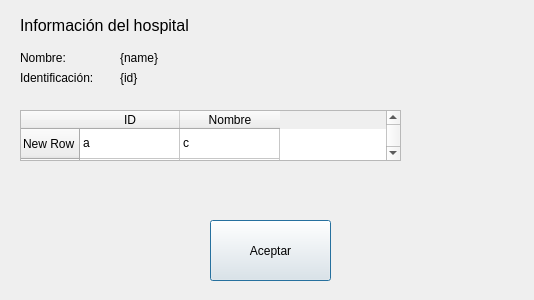
<?xml version="1.0" encoding="UTF-8"?>
<ui version="4.0">
 <class>Dialog</class>
 <widget class="QDialog" name="Dialog">
  <property name="geometry">
   <rect>
    <x>0</x>
    <y>0</y>
    <width>534</width>
    <height>300</height>
   </rect>
  </property>
  <property name="windowTitle">
   <string>Dialog</string>
  </property>
  <widget class="QLabel" name="label_2">
   <property name="geometry">
    <rect>
     <x>20</x>
     <y>0</y>
     <width>291</width>
     <height>51</height>
    </rect>
   </property>
   <property name="font">
    <font>
     <family>Arial</family>
     <pointsize>12</pointsize>
    </font>
   </property>
   <property name="text">
    <string>Información del hospital</string>
   </property>
  </widget>
  <widget class="QPushButton" name="acceptButton">
   <property name="geometry">
    <rect>
     <x>210</x>
     <y>220</y>
     <width>121</width>
     <height>61</height>
    </rect>
   </property>
   <property name="text">
    <string>Aceptar</string>
   </property>
  </widget>
  <widget class="QLabel" name="label">
   <property name="geometry">
    <rect>
     <x>20</x>
     <y>50</y>
     <width>49</width>
     <height>16</height>
    </rect>
   </property>
   <property name="text">
    <string>Nombre:</string>
   </property>
  </widget>
  <widget class="QLabel" name="hospitalName">
   <property name="geometry">
    <rect>
     <x>120</x>
     <y>50</y>
     <width>151</width>
     <height>16</height>
    </rect>
   </property>
   <property name="text">
    <string>{name}</string>
   </property>
  </widget>
  <widget class="QLabel" name="hospitalId">
   <property name="geometry">
    <rect>
     <x>120</x>
     <y>70</y>
     <width>191</width>
     <height>16</height>
    </rect>
   </property>
   <property name="text">
    <string>{id}</string>
   </property>
  </widget>
  <widget class="QLabel" name="label_3">
   <property name="geometry">
    <rect>
     <x>20</x>
     <y>70</y>
     <width>81</width>
     <height>16</height>
    </rect>
   </property>
   <property name="text">
    <string>Identificación:</string>
   </property>
  </widget>
  <widget class="QTableWidget" name="tableWidget">
   <property name="geometry">
    <rect>
     <x>20</x>
     <y>110</y>
     <width>381</width>
     <height>51</height>
    </rect>
   </property>
   <row>
    <property name="text">
     <string>New Row</string>
    </property>
   </row>
   <row>
    <property name="text">
     <string>New Row</string>
    </property>
   </row>
   <row>
    <property name="text">
     <string>New Row</string>
    </property>
   </row>
   <column>
    <property name="text">
     <string>ID</string>
    </property>
   </column>
   <column>
    <property name="text">
     <string>Nombre</string>
    </property>
   </column>
   <item row="0" column="0">
    <property name="text">
     <string>a</string>
    </property>
   </item>
   <item row="0" column="1">
    <property name="text">
     <string>c</string>
    </property>
   </item>
  </widget>
 </widget>
 <resources/>
 <connections/>
</ui>
